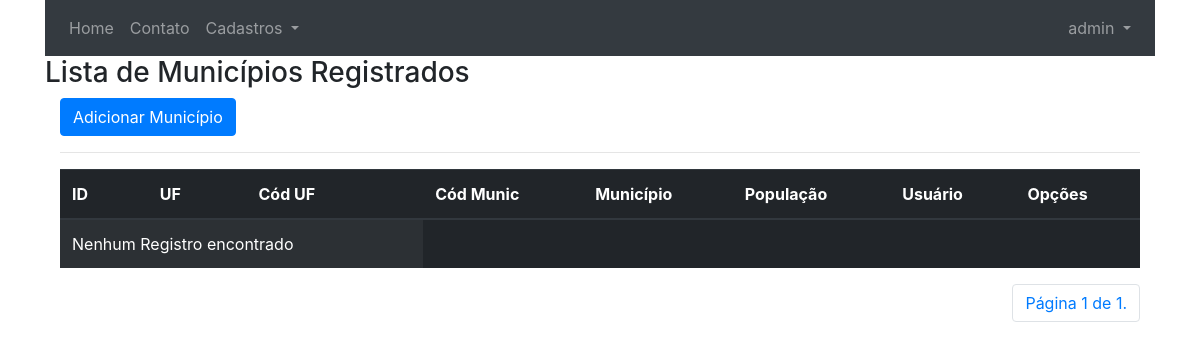
/listar/municipios/ (signed in), run on an earlier commit of the app's database.
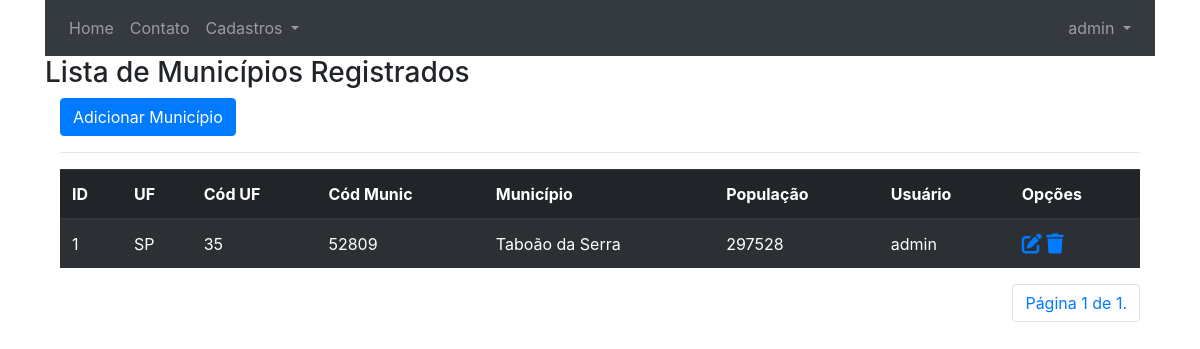
And on a later commit of the database.
### cadastros/models.py (models this page shows, shortened)
class Municipio(models.Model):
    uf = models.CharField(max_length=2, choices=ESTADOS_BRASILEIROS, verbose_name="UF")                # noqa : E501
    cod_uf = models.IntegerField(max_length=2, verbose_name="Cód UF")
    cod_munic = models.CharField(max_length=5, verbose_name="Cód Munic")
    municipio = models.CharField(max_length=100, verbose_name="Município")
    populacao = models.DecimalField(max_digits=10, decimal_places=0, verbose_name="População")         # noqa : E501
    usuario = models.ForeignKey(User, on_delete=models.PROTECT)
    class Meta:
        verbose_name = 'Município'
        verbose_name_plural = 'Municípios'

### cadastros/views.py (the view)
# urls.py: path('listar/municipios/', MunicipioList.as_view(), name='listar-municipios'),                  # noqa : E501
class MunicipioList(LoginRequiredMixin, ListView):
    login_url = reverse_lazy('login')
    model = Municipio
    template_name = 'cadastros/listas/municipio.html'
    paginate_by = 10
    def get_queryset(self):
        self.object_list = Municipio.objects.filter(usuario=self.request.user)
        return self.object_list

### cadastros/templates/cadastros/listas/municipio.html (shortened to what this page needs)
{% extends 'core/base.html' %}
{% load static %}
{% block content %}
    <h3>Lista de Municípios Registrados</h3>
    <div class="container">
        <a class="btn btn-primary" href="{% url 'cadastrar-municipio' %}">Adicionar Município</a>
        <hr>
        <div class="table-responsive">
            <table class="table table-striped table-striped-dark table-dark" id="tabela-listar">
                <thead>
                    <tr>
                        <th>ID</th>
                        <th>UF</th>
                        <th>Cód UF</th>
                        <th>Cód Munic</th>
                        <th>Município</th>
                        <th>População</th>
                        <th>Usuário</th>
                        <th>Opções</th>
                    </tr>
                </thead>
                <tbody>
                    {% for municipio in object_list  %}
                        <tr>
                            <td>{{ municipio.pk }}</td>
                            <td>{{ municipio.uf }}</td>
                            <td>{{ municipio.cod_uf }}</td>
                            <td>{{ municipio.cod_munic }}</td>
                            <td>{{ municipio.municipio }}</td>
                            <td>{{ municipio.populacao }}</td>
                            <td>{{ municipio.usuario }}</td>
                            <td>
                                <a href="{% url 'editar-municipio' municipio.pk %}"><i class="fas fa-edit  fa-lg"></i></a>
                                <a href="{% url 'excluir-municipio' municipio.pk %}"><i class="fas fa-trash fa-lg"></i></a>
                            </td>
                    {% empty %}
                            <td colspan="3">Nenhum Registro encontrado</td>
                    {% endfor %}
                </tbody>
            </table>
        </div>
        <ul class="pagination justify-content-end">
            <li class="page-item">
                <span class="page-link">Página {{ page_obj.number }} de {{ page_obj.paginator.num_pages }}.</span>
            </li>
        </ul>
    </div>
{% endblock %}

What changed in the data, as far as the page shows it:
added Municipio: pk "1", uf "SP", cod_uf "35", cod_munic "52809", municipio "Taboão da Serra", populacao "297528", usuario "admin"
Also different on the page:
text no longer shown: "Nenhum Registro encontrado"
